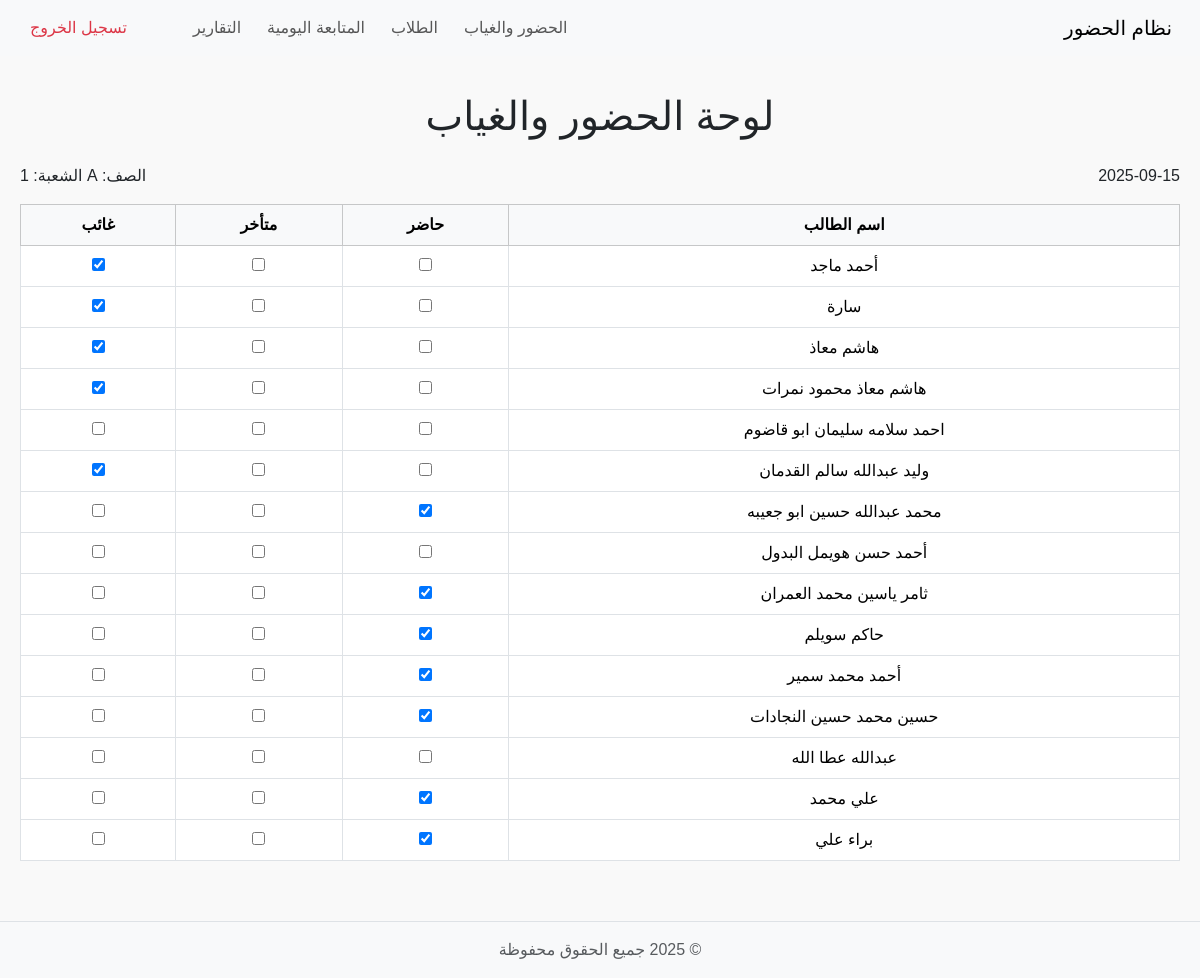
The page / (signed in) on the database as committed earlier.
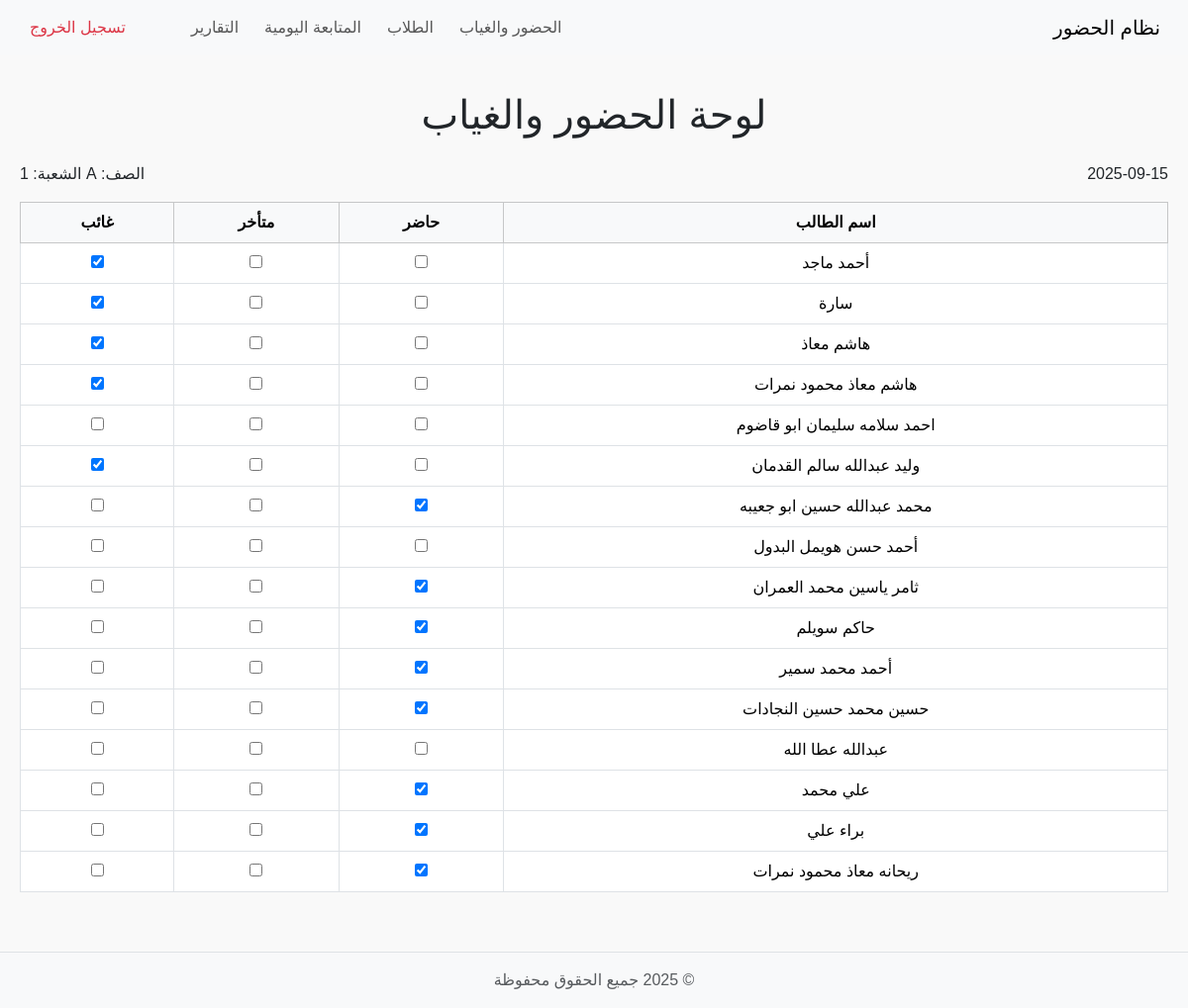
The same page on the database as committed later.
### tables this page shows
CREATE TABLE attendance (
    id INTEGER PRIMARY KEY AUTOINCREMENT,
    student_id INTEGER NOT NULL,
    date TEXT NOT NULL,
    status TEXT NOT NULL,  -- 'present', 'late', 'absent'
    FOREIGN KEY(student_id) REFERENCES students(id)
);

CREATE TABLE students (
    id INTEGER PRIMARY KEY AUTOINCREMENT,
    student_name TEXT NOT NULL,
    username TEXT,
    password TEXT
, class_name TEXT, section TEXT);

### app.py (the view)
@app.route('/')
@login_required
def dashboard():
    conn = get_db_connection()
    today = date.today().isoformat()
    students = conn.execute('''
        SELECT s.id, s.student_name, a.status
        FROM students s
        LEFT JOIN attendance a
        ON s.id = a.student_id AND a.date = ?
    ''', (today,)).fetchall()
    conn.close()
    return render_template('dashboard.html', students=students, today=today)

### app.py (called while the page is built)
def get_db_connection():
    conn = sqlite3.connect('attendance.db')
    conn.row_factory = sqlite3.Row
    return conn

def login_required(f):
    @wraps(f)
    def decorated_function(*args, **kwargs):
        if 'user' not in session:
            return redirect(url_for('login'))
        return f(*args, **kwargs)
    return decorated_function

### templates/dashboard.html
{% include 'partials/header.html' %}
{% include 'partials/navbar.html' %}
<main>
    <h1 class="text-center mb-4">لوحة الحضور والغياب</h1>
    {% include 'partials/dashboard_table.html' %}
</main>
{% include 'partials/footer.html' %}

### templates/partials/dashboard_table.html
<div class="d-flex justify-content-between mb-3">
    <div id="today">
        {{ today }}
    </div>
    <div id="class-section">
        الصف: A الشعبة: 1
    </div>
</div>
<table class="table table-bordered text-center">
    <thead class="table-light sticky-top">
        <tr>
            <th>اسم الطالب</th>
            <th>حاضر</th>
            <th>متأخر</th>
            <th>غائب</th>
        </tr>
    </thead>
    <tbody>
        {% for student in students %}
        <tr>
            <td>{{ student.student_name }}</td>
            <td>
                <input type="checkbox" class="attendance-checkbox"
                       data-student-id="{{ student.id }}"
                       data-status="present"
                       {% if student.status == 'present' %}checked{% endif %}>
            </td>
            <td>
                <input type="checkbox" class="attendance-checkbox"
                       data-student-id="{{ student.id }}"
                       data-status="late"
                       {% if student.status == 'late' %}checked{% endif %}>
            </td>
            <td>
                <input type="checkbox" class="attendance-checkbox"
                       data-student-id="{{ student.id }}"
                       data-status="absent"
                       {% if student.status == 'absent' %}checked{% endif %}>
            </td>
        </tr>
        {% endfor %}
    </tbody>
</table>

Rows that differ between the two databases and show on the page:
added attendance: student_name "ريحانه معاذ محمود نمرات", status "☑"
